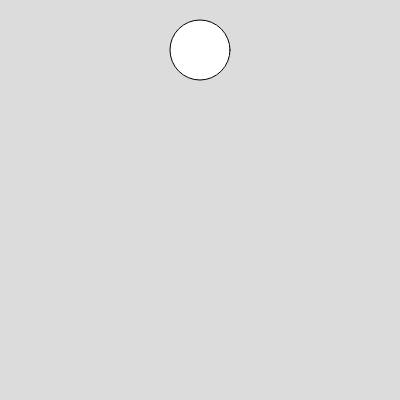
Frame 1 (no input)
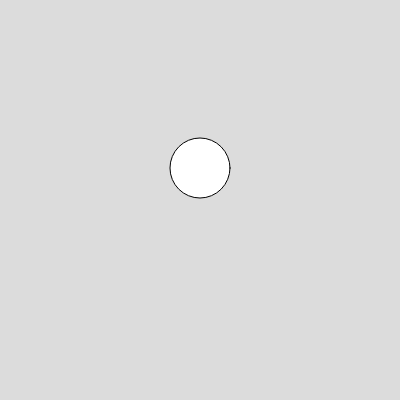
Frame 60 (no input)
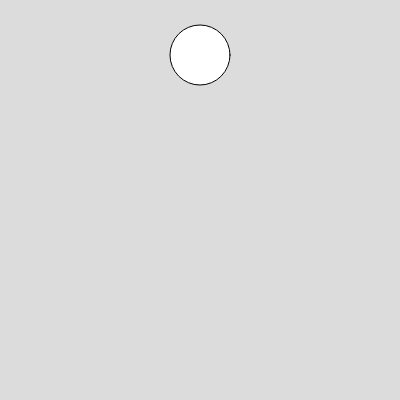
Frame 120 (the mouse pressed at the canvas centre since frame 60)

The p5.js sketch that drew these frames (run headless with seeded random() and noise() and a simulated clock; from frame 60 on, the mouse is pressed at the canvas centre):

// p5.js sketch
// ── sketch.js
var gravity = 0.1;
var y = 50;
var vy = -1.0;

function setup() {
  createCanvas(400, 400);
}

function draw() {
  background(220);
  ellipse(200, y, 60, 60);
  vy = vy + gravity;
  y = y + vy;
  y = constrain(y, -10, 370);
}

function mousePressed() {
  vy = -5;
}
